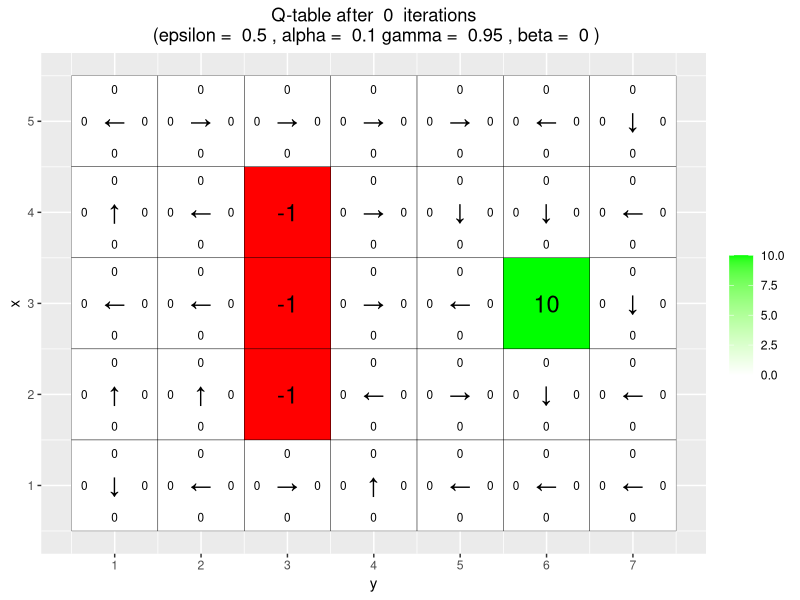
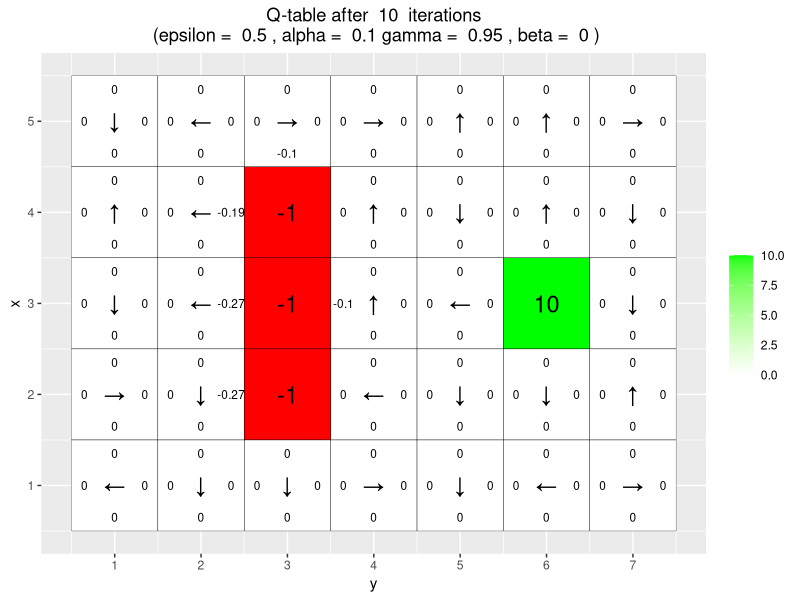
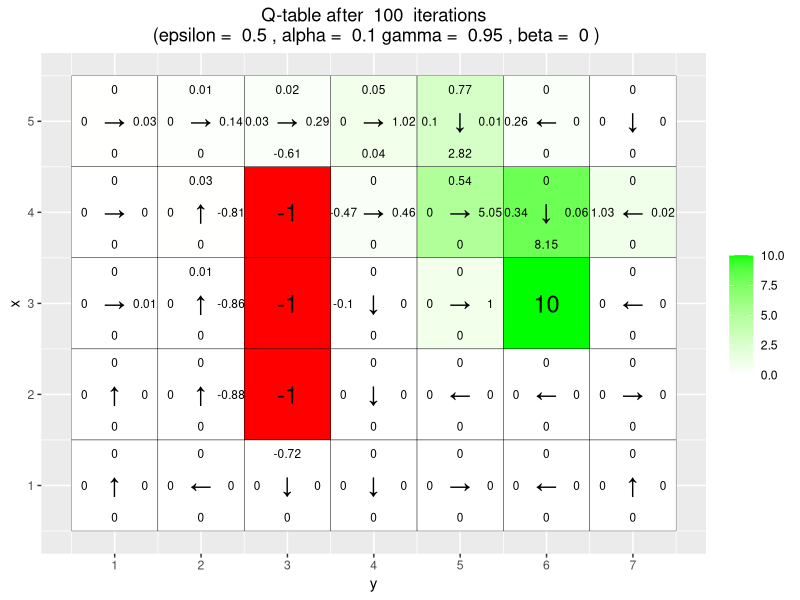
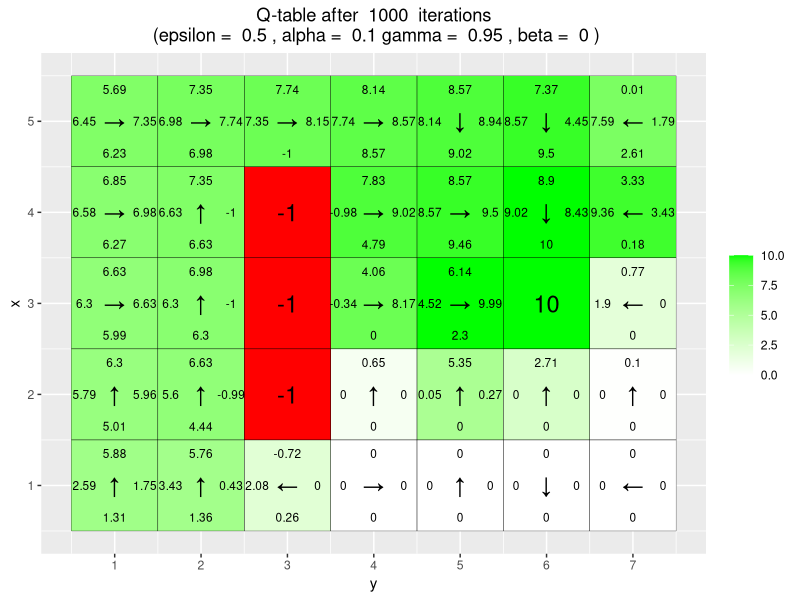
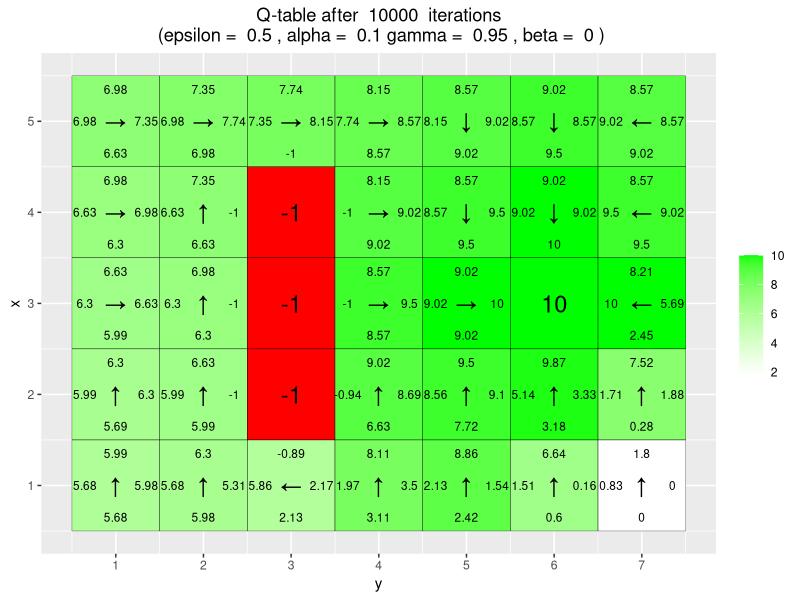
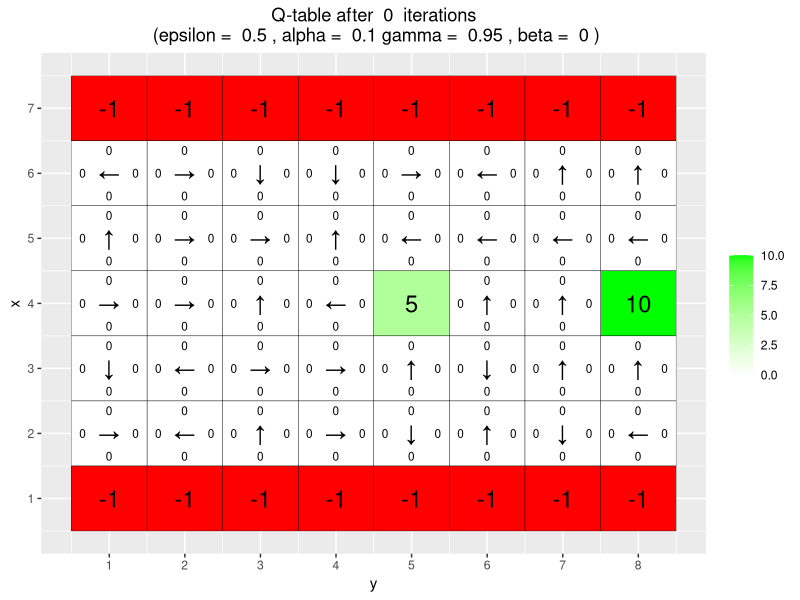
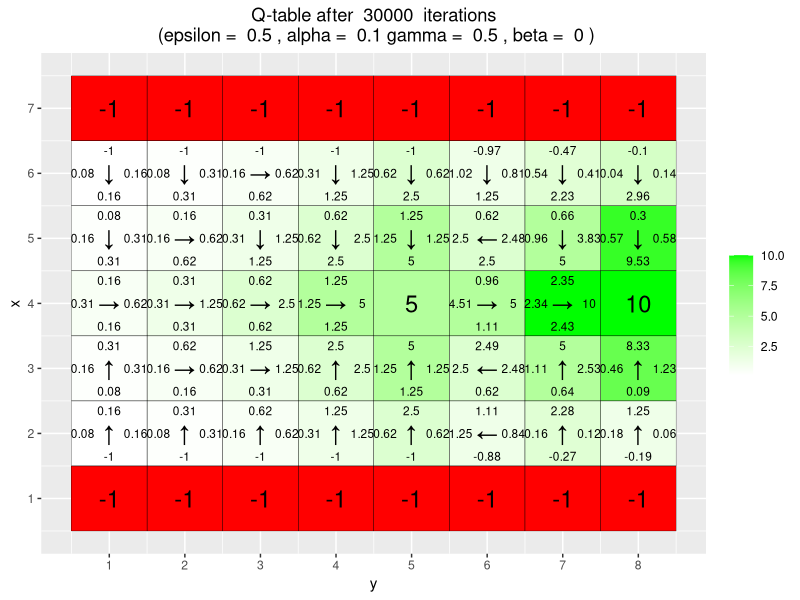
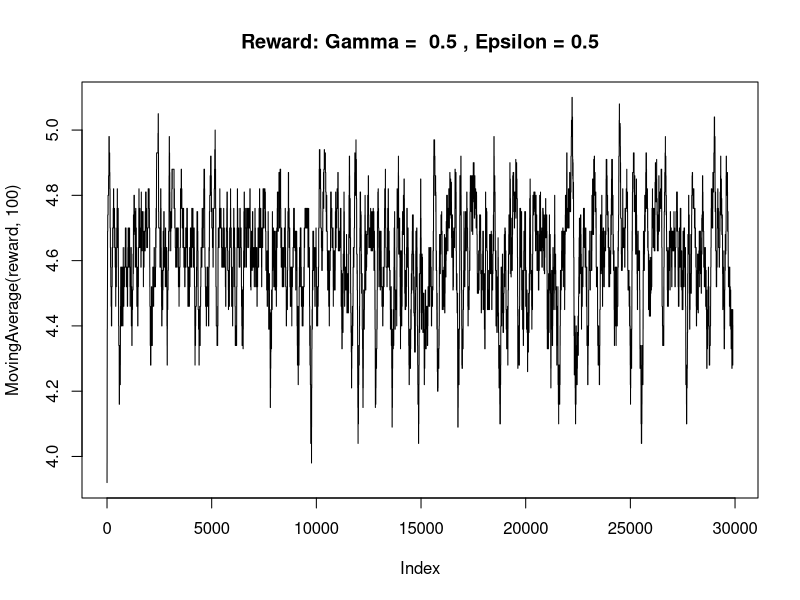

R code for these plots, in order: (Note: a time limit stopped this script after it produced the figures.)
# By Jose M. Peña and Joel Oskarsson.
# For teaching purposes.
# jose.m.pena@liu.se.

#####################################################################################################
# Q-learning
#####################################################################################################

# install.packages("ggplot2")
# install.packages("vctrs")
library(ggplot2)

# If you do not see four arrows in line 16, then do the following:
# File/Reopen with Encoding/UTF-8

arrows <- c("↑", "→", "↓", "←")
#arrows <- c("^", ">", "v", "<")
action_deltas <- list(c(1,0), # up
                      c(0,1), # right
                      c(-1,0), # down
                      c(0,-1)) # left

vis_environment <- function(iterations=0, epsilon = 0.5, alpha = 0.1, gamma = 0.95, beta = 0){
  
  # Visualize an environment with rewards. 
  # Q-values for all actions are displayed on the edges of each tile.
  # The (greedy) policy for each state is also displayed.
  # 
  # Args:
  #   iterations, epsilon, alpha, gamma, beta (optional): for the figure title.
  #   reward_map (global variable): a HxW array containing the reward given at each state.
  #   q_table (global variable): a HxWx4 array containing Q-values for each state-action pair.
  #   H, W (global variables): environment dimensions.
  
  df <- expand.grid(x=1:H,y=1:W)
  foo <- mapply(function(x,y) ifelse(reward_map[x,y] == 0,q_table[x,y,1],NA),df$x,df$y)
  df$val1 <- as.vector(round(foo, 2))
  foo <- mapply(function(x,y) ifelse(reward_map[x,y] == 0,q_table[x,y,2],NA),df$x,df$y)
  df$val2 <- as.vector(round(foo, 2))
  foo <- mapply(function(x,y) ifelse(reward_map[x,y] == 0,q_table[x,y,3],NA),df$x,df$y)
  df$val3 <- as.vector(round(foo, 2))
  foo <- mapply(function(x,y) ifelse(reward_map[x,y] == 0,q_table[x,y,4],NA),df$x,df$y)
  df$val4 <- as.vector(round(foo, 2))
  foo <- mapply(function(x,y) 
    ifelse(reward_map[x,y] == 0,arrows[GreedyPolicy(x,y)],reward_map[x,y]),df$x,df$y)
  df$val5 <- as.vector(foo)
  foo <- mapply(function(x,y) ifelse(reward_map[x,y] == 0,max(q_table[x,y,]),
                                     ifelse(reward_map[x,y]<0,NA,reward_map[x,y])),df$x,df$y)
  df$val6 <- as.vector(foo)
  
  print(ggplot(df,aes(x = y,y = x)) +
          scale_fill_gradient(low = "white", high = "green", na.value = "red", name = "") +
          geom_tile(aes(fill=val6)) +
          geom_text(aes(label = val1),size = 3,nudge_y = .35,na.rm = TRUE) +
          geom_text(aes(label = val2),size = 3,nudge_x = .35,na.rm = TRUE) +
          geom_text(aes(label = val3),size = 3,nudge_y = -.35,na.rm = TRUE) +
          geom_text(aes(label = val4),size = 3,nudge_x = -.35,na.rm = TRUE) +
          geom_text(aes(label = val5),size = 6) +
          geom_tile(fill = 'transparent', colour = 'black') + 
          ggtitle(paste("Q-table after ",iterations," iterations\n",
                        "(epsilon = ",epsilon,", alpha = ",alpha,"gamma = ",gamma,", beta = ",beta,")")) +
          theme(plot.title = element_text(hjust = 0.5)) +
          scale_x_continuous(breaks = c(1:W),labels = c(1:W)) +
          scale_y_continuous(breaks = c(1:H),labels = c(1:H)))
  
}

GreedyPolicy <- function(x, y){
  
  # Get a greedy action for state (x,y) from q_table.
  #
  # Args:
  #   x, y: state coordinates.
  #   q_table (global variable): a HxWx4 array containing Q-values for each state-action pair.
  # 
  # Returns:
  #   An action, i.e. integer in {1,2,3,4}.
  
  # Your code here.
  return(which.max(rank(q_table[x,y,], ties.method = "random")))
}

EpsilonGreedyPolicy <- function(x, y, epsilon){
  
  # Get an epsilon-greedy action for state (x,y) from q_table.
  #
  # Args:
  #   x, y: state coordinates.
  #   epsilon: probability of acting randomly.
  # 
  # Returns:
  #   An action, i.e. integer in {1,2,3,4}.
  
  # Your code here.
  if(epsilon > runif(1,0,1)){
    rand = sample(1:4, 1)
    return(rand)
  }else{
    return(GreedyPolicy(x, y))
  }
}

transition_model <- function(x, y, action, beta){
  
  # Computes the new state after given action is taken. The agent will follow the action 
  # with probability (1-beta) and slip to the right or left with probability beta/2 each.
  # 
  # Args:
  #   x, y: state coordinates.
  #   action: which action the agent takes (in {1,2,3,4}).
  #   beta: probability of the agent slipping to the side when trying to move.
  #   H, W (global variables): environment dimensions.
  # 
  # Returns:
  #   The new state after the action has been taken.
  
  delta <- sample(-1:1, size = 1, prob = c(0.5*beta,1-beta,0.5*beta))
  final_action <- ((action + delta + 3) %% 4) + 1
  foo <- c(x,y) + unlist(action_deltas[final_action])
  foo <- pmax(c(1,1),pmin(foo,c(H,W)))
  
  return (foo)
}

q_learning <- function(start_state, epsilon = 0.5, alpha = 0.1, gamma = 0.95, 
                       beta = 0){
  
  # Perform one episode of Q-learning. The agent should move around in the 
  # environment using the given transition model and update the Q-table.
  # The episode ends when the agent reaches a terminal state.
  # 
  # Args:
  #   start_state: array with two entries, describing the starting position of the agent.
  #   epsilon (optional): probability of acting greedily.
  #   alpha (optional): learning rate.
  #   gamma (optional): discount factor.
  #   beta (optional): slipping factor.
  #   reward_map (global variable): a HxW array containing the reward given at each state.
  #   q_table (global variable): a HxWx4 array containing Q-values for each state-action pair.
  # 
  # Returns:
  #   reward: reward received in the episode.
  #   correction: sum of the temporal difference correction terms over the episode.
  #   q_table (global variable): Recall that R passes arguments by value. So, q_table being
  #   a global variable can be modified with the superassigment operator <<-.
  
  # Your code here.
  state = start_state
  episode_correction = 0
  repeat{
    # Follow policy, execute action, get reward.
    action = EpsilonGreedyPolicy(state[1], state[2], epsilon) # Getting action
    new_state = transition_model(state[1], state[2], action, beta) # Updating state
    reward = reward_map[new_state[1], new_state[2]]

    # Q-table update.
    correction = alpha*(reward+gamma*max(q_table[new_state[1], new_state[2],]) - q_table[state[1], state[2],action])
    q_table[state[1], state[2],action] <<- q_table[state[1], state[2],action] + correction
    state = new_state
    episode_correction = episode_correction + correction
    
    if(reward!=0)
      # End episode.
      return (c(reward,episode_correction))
  }
  
}

#####################################################################################################
# Q-Learning Environments
#####################################################################################################

# Environment A (learning)

H <- 5
W <- 7

reward_map <- matrix(0, nrow = H, ncol = W)
reward_map[3,6] <- 10
reward_map[2:4,3] <- -1

q_table <- array(0,dim = c(H,W,4))

vis_environment()

for(i in 1:10000){
  foo <- q_learning(start_state = c(3,1))
  if(any(i==c(10,100,1000,10000)))
    vis_environment(i)
}

# Environment B (the effect of epsilon and gamma)

H <- 7
W <- 8

reward_map <- matrix(0, nrow = H, ncol = W)
reward_map[1,] <- -1
reward_map[7,] <- -1
reward_map[4,5] <- 5
reward_map[4,8] <- 10

q_table <- array(0,dim = c(H,W,4))

vis_environment()

MovingAverage <- function(x, n){
  
  cx <- c(0,cumsum(x))
  rsum <- (cx[(n+1):length(cx)] - cx[1:(length(cx) - n)]) / n
  
  return (rsum)
}

for(j in c(0.5,0.75,0.95)){ # Using different GAMMAS, EPS = 0.5
  q_table <- array(0,dim = c(H,W,4))
  reward <- NULL
  correction <- NULL
  
  for(i in 1:30000){
    foo <- q_learning(gamma = j, start_state = c(4,1))
    reward <- c(reward,foo[1])
    correction <- c(correction,foo[2])
  }
  
  vis_environment(i, gamma = j)
  title = paste("Reward: Gamma = ",j, ", Epsilon = 0.5" )
  plot(MovingAverage(reward,100),type = "l", main = title)
  title = paste("Correction: Gamma = ",j, ", Epsilon = 0.5" )
  plot(MovingAverage(correction,100),type = "l", main = title)
  print(length(reward[which(reward==10)]))
}

for(j in c(0.5,0.75,0.95)){ # Using different GAMMAS, EPS = 0.1
  q_table <- array(0,dim = c(H,W,4))
  reward <- NULL
  correction <- NULL
  
  for(i in 1:30000){
    foo <- q_learning(epsilon = 0.1, gamma = j, start_state = c(4,1))
    reward <- c(reward,foo[1])
    correction <- c(correction,foo[2])
  }
  
  vis_environment(i, epsilon = 0.1, gamma = j)
  title = paste("Reward: Gamma = ",j, ", Epsilon = 0.1" )
  plot(MovingAverage(reward,100),type = "l", main=title)
  title = paste("Correction: Gamma = ",j, ", Epsilon = 0.1" )
  plot(MovingAverage(correction,100),type = "l", main=title)
  print(length(reward[which(reward==10)]))
}

# Environment C (the effect of beta).

H <- 3
W <- 6

reward_map <- matrix(0, nrow = H, ncol = W)
reward_map[1,2:5] <- -1
reward_map[1,6] <- 10

q_table <- array(0,dim = c(H,W,4))

vis_environment()

for(j in c(0,0.2,0.4,0.66)){ # Different BETAS, EPS = 0.5 (default)
  q_table <- array(0,dim = c(H,W,4))
  
  for(i in 1:10000)
    foo <- q_learning(gamma = 0.6, beta = j, start_state = c(1,1))
  
  vis_environment(i, gamma = 0.6, beta = j)
}
